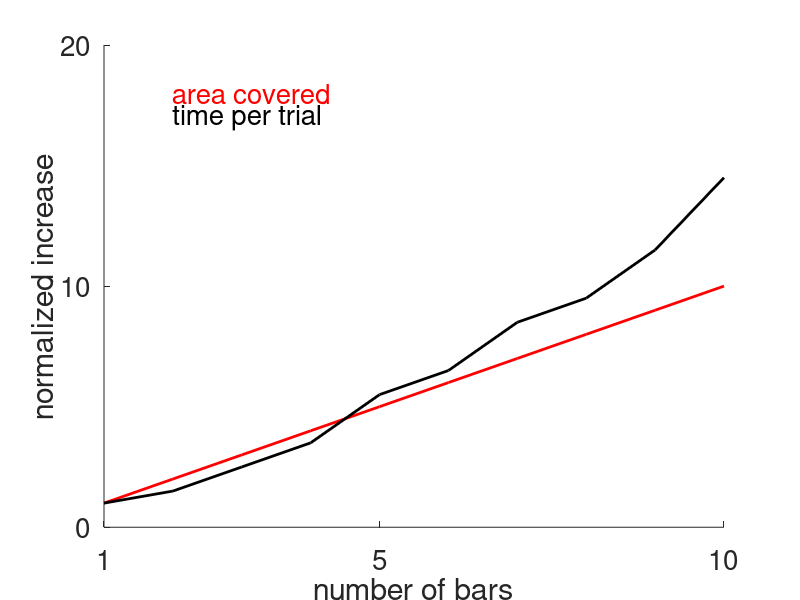

This chart was generated by the following MATLAB code: (Note: this script raises an error after producing the figure.)
len_function = [];


pvec = primes(100);


for ii = 1:10
    
    cprime = pvec(ii);
    
    grow_fact = cprime/2;
    
    len_function = [len_function grow_fact];
end

f1 = figure('color', 'w')

area_covered = 1:10;
plot(area_covered, 'r', 'LineWidth', 2)
hold on
plot(len_function, 'k', 'lineWidth', 2)

text(2, 18, 'area covered', 'color', 'r', 'Fontsize', 20)
text(2, 17, 'time per trial', 'FontSize', 20)

xlabel('number of bars', 'FontSize', 25)
ylabel('normalized increase', 'FontSize', 25)

set(gca, 'Xtick', [1 5 10], 'YTick', [0 10 20], 'FontSize', 20)
hold off

xlim([1 10])
ylim([0 20])

box off

export_fig('multibar_gain_limits.pdf', '-pdf')